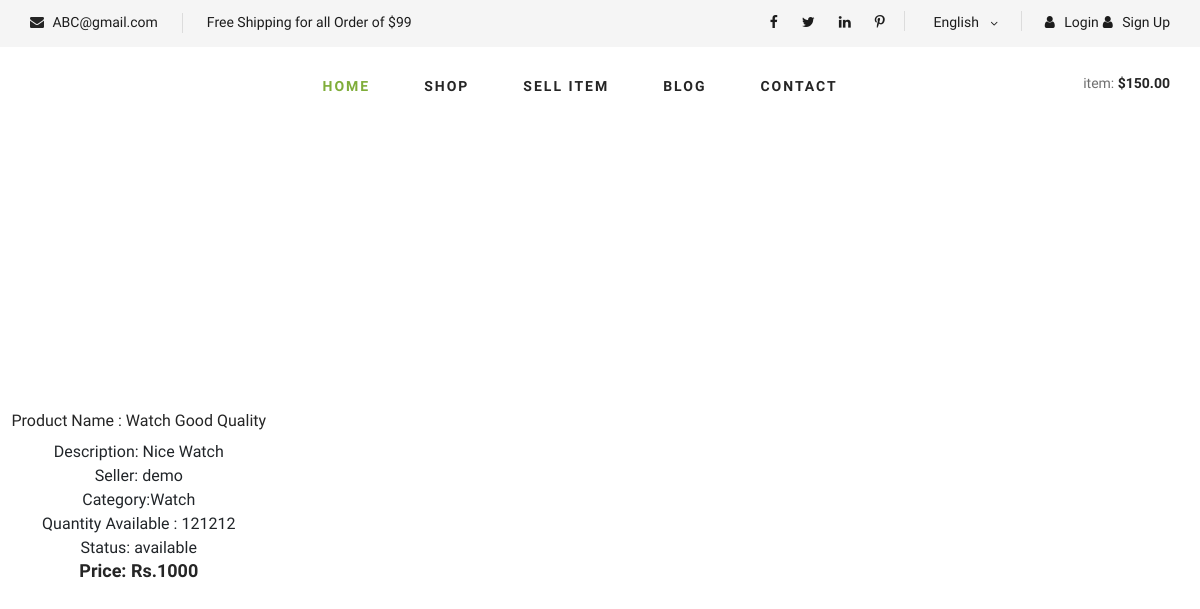
/product/1/, run on the app's committed database.
### product/models.py (models this page shows, shortened)
class Product(models.Model):
    name=models.CharField(max_length=255)
    image1=models.ImageField(upload_to='images',blank=True,null=True)
    image2=models.ImageField(upload_to='images',blank=True,null=True)
    description=models.TextField()
    price=models.IntegerField()
    user=models.ForeignKey(settings.AUTH_USER_MODEL,on_delete=models.CASCADE,related_name='product')
    category=models.ForeignKey(Category,on_delete=models.CASCADE,related_name='product')
    quantity=models.IntegerField()
    status=models.CharField(max_length=100,choices=Status.choices,default=Status.AVAILABLE)

class Category(models.Model):
    name=models.CharField(max_length=255)
    image=models.ImageField(upload_to='images',blank=True,null=True)
    description=models.TextField()
    def __str__(self):
        return str(self.name)

### useraccount/models.py (models this page shows)
class User(AbstractUser):
    email=models.EmailField(unique=True)
    USERNAME_FIELD='email'
    REQUIRED_FIELDS=[]
    objects=CustomUserManager()
    class Meta:
        verbose_name='User'
        verbose_name_plural="Users"

### product/views.py (the view)
# urls.py: path("product/<int:pk>/",ProductDetailView.as_view(),name="product_detail"),
class ProductDetailView(DetailView):
    model=Product
    template_name="product_detail.html"
    def get_context_data(self, **kwargs):
        pk=self.kwargs.get("pk")
        context=super().get_context_data(**kwargs)
        context["likes"]=Like.objects.filter(product__id=pk)
        return context

### product/templates/product_detail.html (shortened to what this page needs)
{% extends 'base.html' %}
{% load static %}
{% block content %}
<div class="row featured__filter">
        <div class="col-lg-3 col-md-4 col-sm-6 mix oranges fresh-meat">
            <div class="featured__item" style="margin:center;">
                <div class="featured__item__pic set-bg" id ='abcimage' data-setbg= "{% if product.image1 %}{{product.image1.url}}{% endif %}">
                </div>
                <div class="featured__item__text">
                    <h6><a href="#">Product Name : {{product.name}}</a></h6>
                    Description: {{product.description}} <br>
                    Seller: {{product.user.username }}  <br>
                    Category:{{product.category}}<br>
                    Quantity Available : {{product.quantity}} <br>
                    Status: {{product.status}} <br>
                    <h5>Price: Rs.{{ product.price }}</h5><br>
                </div>
            </div>
        </div>
</div>
{% endblock content %}

### staticfiles/css/style.css (style rules this page uses)
html, body { height: 100%; font-family: "Cairo", sans-serif; -webkit-font-smoothing: antialiased; font-smoothing: antialiased; }
h1, h2, h3, h4, h5, h6 { margin: 0; color: #111111; font-weight: 400; font-family: "Cairo", sans-serif; }
h5 { font-size: 18px; }
h6 { font-size: 16px; }
.set-bg { background-repeat: no-repeat; background-size: cover; background-position: top center; }
.featured__item { margin-bottom: 50px; }
.featured__item__pic { height: 270px; position: relative; overflow: hidden; background-position: center center; }
.featured__item__text { text-align: center; padding-top: 15px; }
.featured__item__text h6 { margin-bottom: 10px; }
.featured__item__text h6 a { color: #252525; }
.featured__item__text h5 { color: #252525; font-weight: 700; }

### data on the page
Product: name "Watch Good Quality", description "Nice Watch", user.username "demo", category "Watch", quantity "121212", status "available", price "1000"
